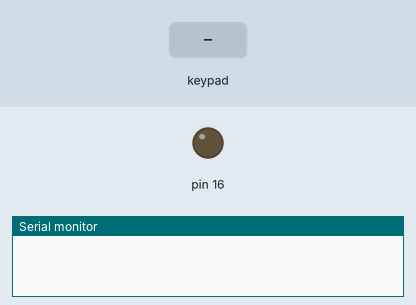
Recording of a sketch running on a simulated Arduino Uno, built with avr-gcc and run on an emulated ATmega328P. On the bench: output pins drawn as LEDs (lit = HIGH), the last lines printed to the serial monitor. The inputs (shaded band) are chosen by the test bench.

Above: at 1.2 s.
1.3 s: key '9' pressed
At 2.5 s:
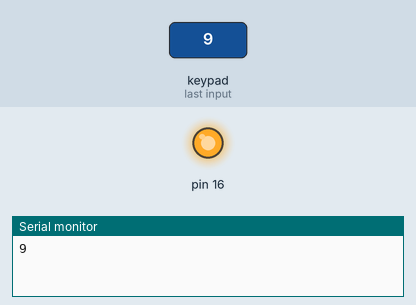
7.8 s: key '8' pressed
At 8.3 s:
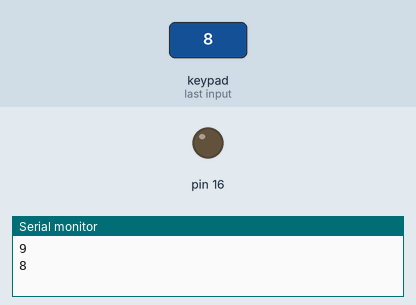
Timing chart, 0 to 10.3 s (numbered marks = the images above; inputs shaded):
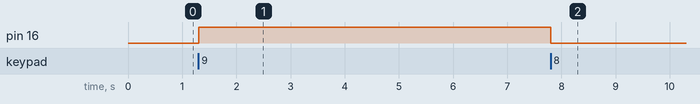

Measured:
- after the input at 1.3 s, pin 16: LOW → HIGH at once
- after the input at 7.8 s, pin 16: HIGH → LOW at once

The sketch:

HelloKeypad.ino
```cpp
/* @file HelloKeypad.pde
  || @version 1.0
  || @author Alexander Brevig
  || @contact alexanderbrevig@gmail.com
  ||
  || @description
  || | Demonstrates the simplest use of the matrix Keypad library.
  || #
*/
#include <Keypad.h>

const byte ROWS = 4; //four rows
const byte COLS = 3; //three columns
char keys[ROWS][COLS] = {
  {'1', '2', '3'},
  {'4', '5', '6'},
  {'7', '8', '9'},
  {'*', '0', '#'}
};
byte rowPins[ROWS] = {2, 0, 4, 5}; //connect to the row pinouts of the keypad
byte colPins[COLS] = {13, 12, 14}; //connect to the column pinouts of the keypad

Keypad keypad = Keypad( makeKeymap(keys), rowPins, colPins, ROWS, COLS );

void setup() {
  Serial.begin(9600);

  pinMode(16, OUTPUT);
}

void loop() {
  char key = keypad.getKey();

  if (key) {
    Serial.println(key);
  }
  switch (key) {
    case '9':
      digitalWrite(16, HIGH);
      break;
    case '8':
      digitalWrite(16, LOW);
      break;
  }
}
```
